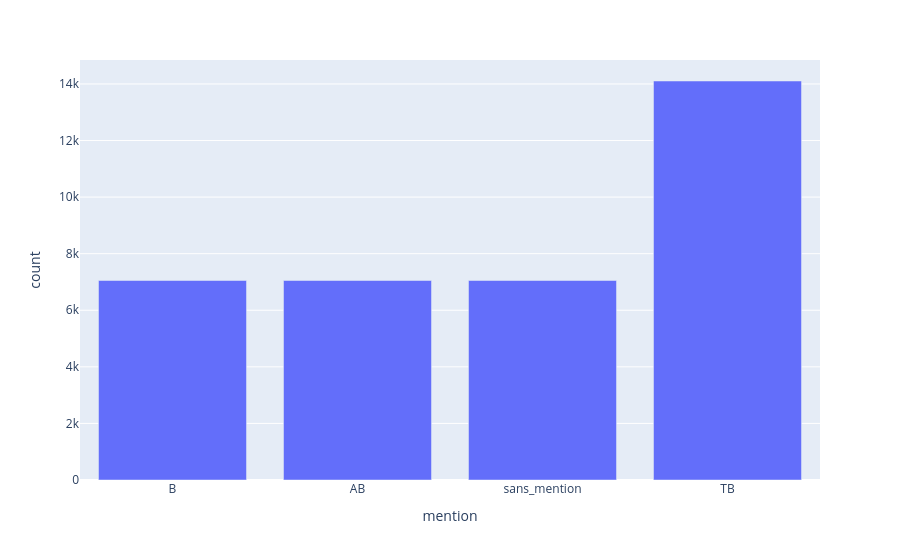

The notebook cell this image was saved under:
### Markdown cell above
Distribution de la colonne mention

### Code cell
df_target = df_melt['mention'].value_counts().reset_index().sort_values(by='count')
px.bar(df_target, x='mention', y='count')

### Figure 1 — Plotly figure (JSON) as saved in the notebook; plotly's stock layout.template omitted (floating-point values rounded to 4 significant figures)
{"data": [{"hovertemplate": "mention=%{x}<br>count=%{y}<extra></extra>", "legendgroup": "", "marker": {"color": "#636efa", "pattern": {"shape": ""}}, "name": "", "orientation": "v", "showlegend": false, "textposition": "auto", "type": "bar", "x": ["B", "AB", "sans_mention", "TB"], "xaxis": "x", "y": [7052, 7052, 7052, 14104], "yaxis": "y"}], "layout": {"barmode": "relative", "legend": {"tracegroupgap": 0}, "margin": {"t": 60}, "xaxis": {"anchor": "y", "domain": [0, 1], "title": {"text": "mention"}}, "yaxis": {"anchor": "x", "domain": [0, 1], "title": {"text": "count"}}}}
